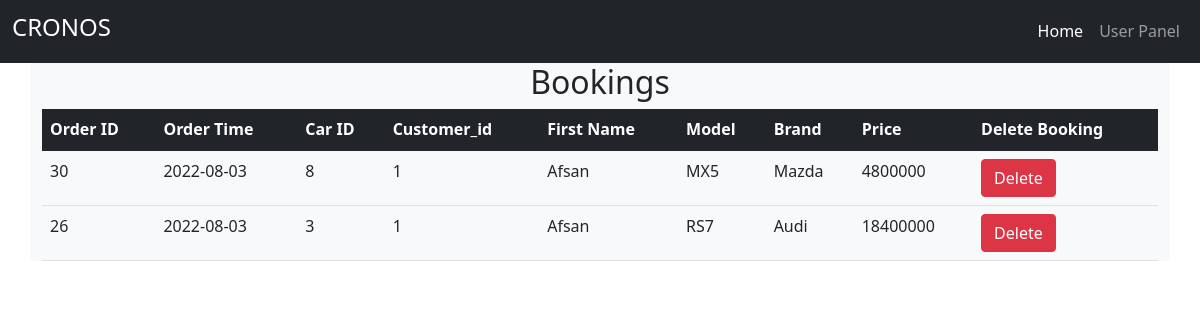
The app's page /userBooking.php (signed in) with its own data.
### tables this page shows
CREATE TABLE `booking` (
  `order_id` int(11) NOT NULL,
  `order_time` date NOT NULL DEFAULT current_timestamp(),
  `customer_id` int(11) NOT NULL,
  `car_id` int(11) NOT NULL
);

CREATE TABLE `car` (
  `car_status` varchar(10) NOT NULL DEFAULT 'not-booked',
  `chassis_no` int(11) NOT NULL,
  `car_id` int(11) NOT NULL,
  `model` varchar(30) NOT NULL,
  `brand` varchar(30) NOT NULL,
  `year_of_release` date DEFAULT NULL,
  `price` int(11) NOT NULL,
  `picture` varchar(1000) NOT NULL DEFAULT 'https://img.lovepik.com/free-png/20210926/lovepik-car-icon-png-image_401486754_wh1200.png'
);

CREATE TABLE `customer` (
  `customer_id` int(11) NOT NULL,
  `first_name` varchar(20) NOT NULL,
  `last_name` varchar(20) NOT NULL,
  `city` varchar(20) NOT NULL,
  `address` varchar(100) NOT NULL,
  `phone_number` varchar(11) NOT NULL,
  `email` varchar(50) NOT NULL,
  `password` varchar(30) NOT NULL
);

### userBooking.php (the view, shortened to what this page needs)
<!DOCTYPE html>
<html lang="en">
<head>
    <link href="https://cdn.jsdelivr.net/npm/bootstrap@5.1.3/dist/css/bootstrap.min.css" rel="stylesheet"
 />
    <link rel="stylesheet" href="style.css" />
    <link rel="stylesheet" href="fontawesome-free-5.15.4-web/fontawesome-free-5.15.4-web/css/all.css" />
</head>
<body>
    <navbar>
        <nav class="navbar navbar-expand-lg navbar-dark bg-dark">
            <div class="container-fluid">
                <a class="navbar-brand" href="index.php">
                    <h4>CRONOS</h4>
                </a>
                <div class="collapse navbar-collapse" id="navbarNav">
                    <ul class="navbar-nav ms-auto">
                        <li class="nav-item">
                            <a class="nav-link active" aria-current="page" href="index.php">Home</a>
                        </li>
                        <li class="nav-item">
                            <a class="nav-link" href="userPanel.php">User Panel</a>
                        </li>
                    </ul>
                </div>
            </div>
        </nav>
    </navbar>
    <?php
    $cusID = $_SESSION['cusID'];
    ?>
    <main class="container bg-light">
        <div class="text-center">
            <h2>Bookings</h2>
        </div>
        <div>
            <table class="table">
                <thead class="table-dark">
                    <tr>
                        <th scope="col">Order ID</th>
                        <th scope="col">Order Time</th>
                        <th scope="col">Car ID</th>
                        <th scope="col">Customer_id</th>
                        <th scope="col">First Name</th>
                        <th scope="col">Model</th>
                        <th scope="col">Brand</th>
                        <th scope="col">Price</th>
                        <th scope="col">Delete Booking</th>
                    </tr>
                </thead>
                <tbody>
                    <?php
                    require_once("dbConnect.php");
                    $sql = "SELECT order_id, order_time, car.car_id, customer.customer_id, customer.first_name ,car.model, car.brand, car.price FROM booking
                    INNER JOIN customer on customer.customer_id = booking.customer_id
                    INNER JOIN car on car.car_id = booking.car_id WHERE booking.customer_id='$cusID' ORDER BY order_id DESC;";
                    $result = mysqli_query($conn, $sql);
                    if (mysqli_num_rows($result) > 0) {
                        while ($row = mysqli_fetch_array($result)) {
                    ?>
                    <tr>
                        <td><?php echo $row[0]; ?></td>
                        <td><?php echo $row[1]; ?></td>
                        <td><?php echo $row[2]; ?> </td>
                        <td><?php echo $row[3]; ?></td>
                        <td><?php echo $row[4]; ?> </td>
                        <td><?php echo $row[5]; ?></td>
                        <td><?php echo $row[6]; ?> </td>
                        <td><?php echo $row[7]; ?> </td>
                        <td><button class="btn btn-danger" style="color:aliceblue"><a
                                    href="deleteBookingFromUserEnd.php
                                ?bookingID=<?php echo $row[0]; ?> & carID=<?php echo $row[2]; ?>">Delete</a></button></button></td>
                    </tr>
                    <?php
                        }
                    }
                    ?>
                </tbody>
            </table>

### style.css (style rules this page uses)
.container { height: 100%; }
.btn-anchor, a { text-decoration: none; color: white; }

### records on screen
booking: order_id "30", order_time "2022-08-03", car.car_id "8", customer.customer_id "1", customer.first_name "Afsan", car.model "MX5", car.brand "Mazda", car.price "4800000"
booking: order_id "26", order_time "2022-08-03", car.car_id "3", customer.customer_id "1", customer.first_name "Afsan", car.model "RS7", car.brand "Audi", car.price "18400000"
